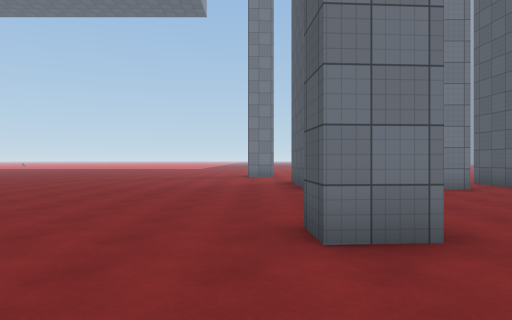
[1] (above)

22 first-person views from a walk through a Unity game level. The camera is 1.4 m above the floor, looks level and sees 70° across. The floor is counted in squares, 2 m on a side. Each view is taken from the middle of a square. On the plan, view 1 faces up. The plan holds only what a view shows up to about 11 squares ahead; the rest is blank. The place goes on beyond the plan. The player is left out. Some surface patterns are stand-ins.

[2]
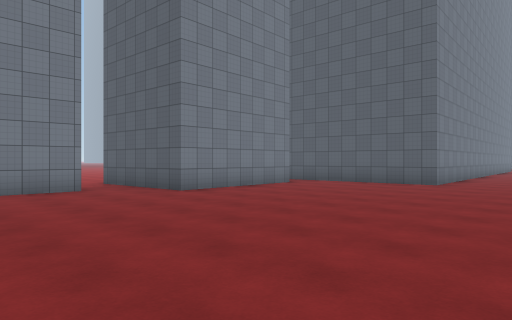

[3]
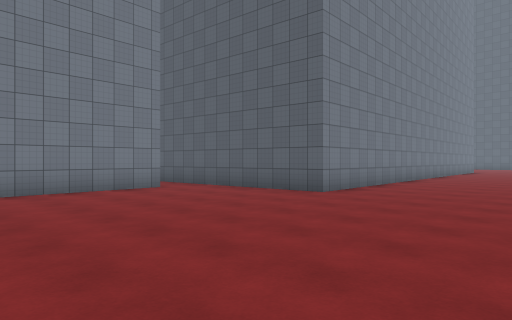

[4]
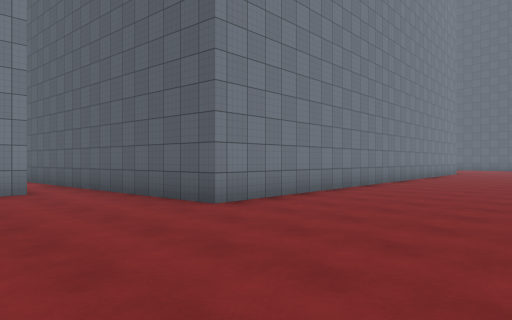

[5]
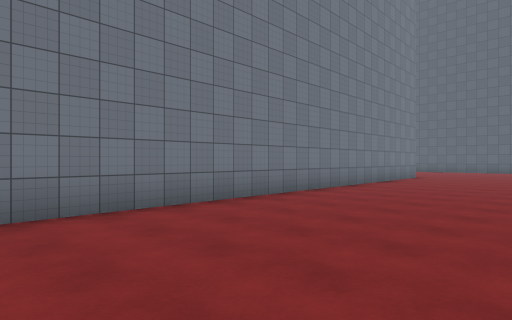

[6]
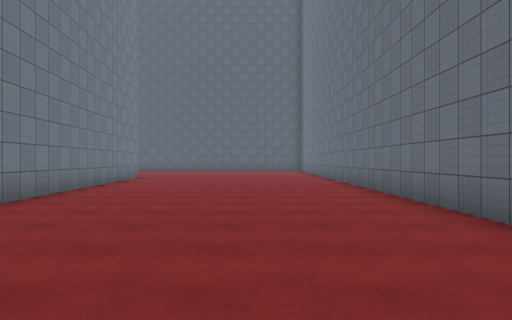

[7]
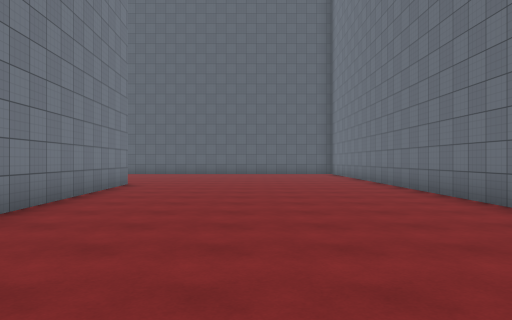

[8]
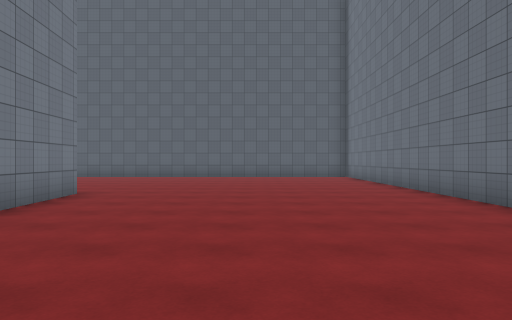

[9]
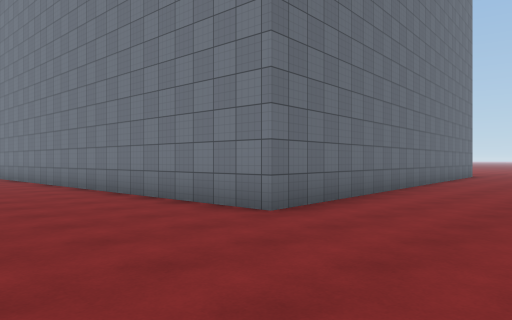

[10]
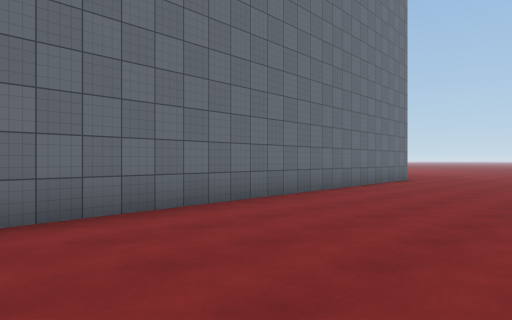

[11]
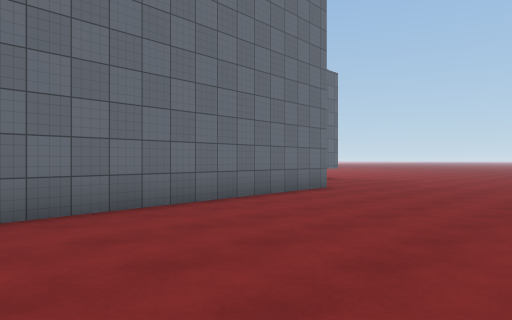

[12]
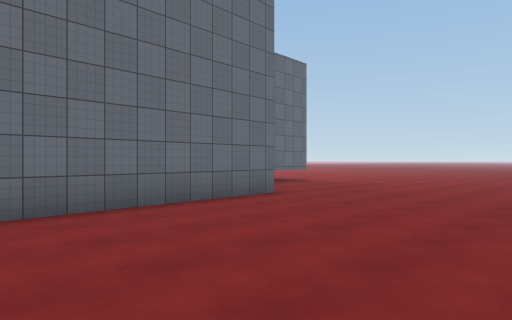

[13]
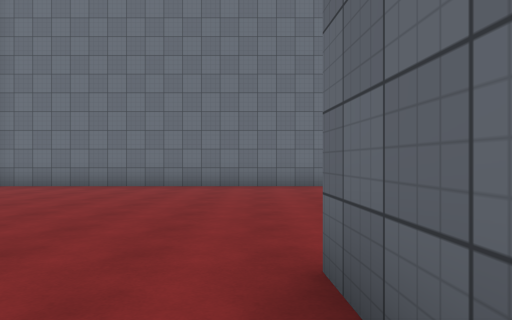

[14]
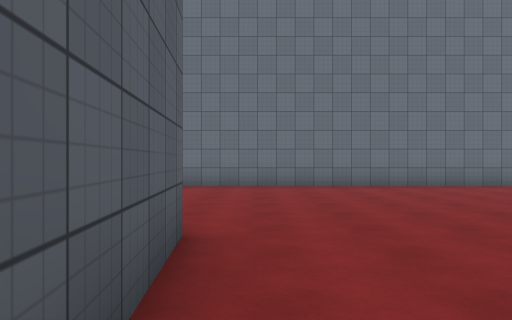

[15]
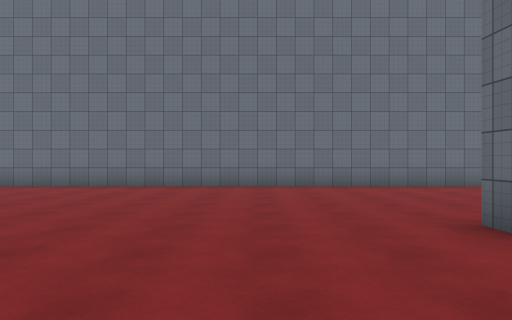

[16]
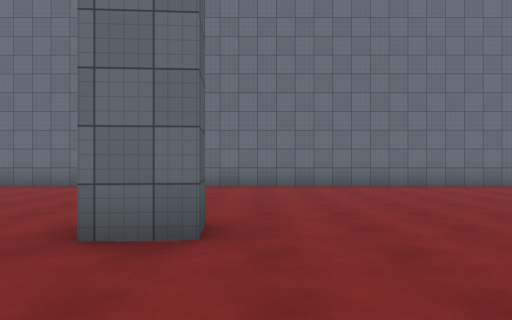

[17]
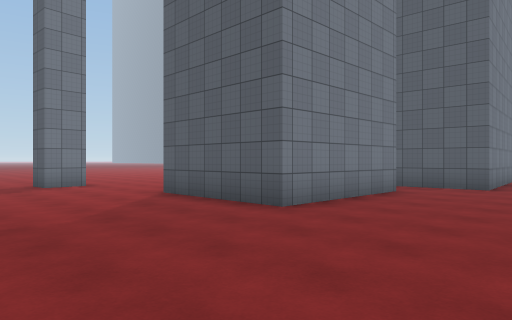

[18]
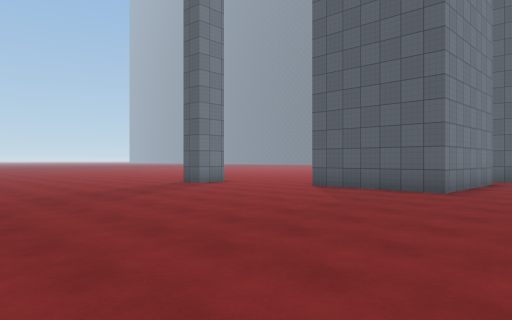

[19]
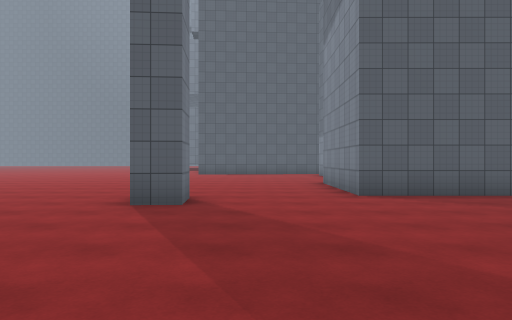

[20]
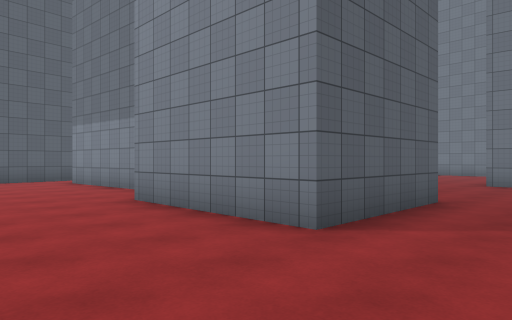

[21]
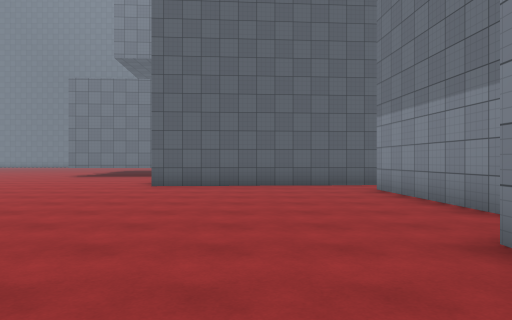

[22]
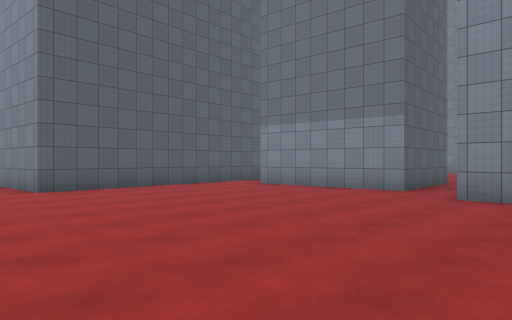

### Floor plan
Points are (right, up) in squares from view 1. A wall is a line through its corners. A room is listed if a view was taken in it or the views show most of it. See-through windows are left out.
Room 1 (views 1, 2, 3, 4, 5, 6, 7, 8, 9, 10, 11, 12, 13, 14, 15, 16, 17, 18, 19, 20, 21, 22)
walls: (11, 7.4) (6.7, 7.1) (6.5, 10.8) (10.8, 11.1); (5.1, 8.6) (1.1, 8.6) (1.2, 12) (5.1, 12); (1.5, 3.5) (1.6, 3.1) (0.6, 3) (0.5, 3.8) (1.6, 3.9); (0.8, 15.2) (-0.3, 15.1) (-0.4, 16.1); (17.9, -2.7) (33.6, -2.8); (-6.9, -2.7) (14, -2.7); (27.7, 18) (28.6, 4.7) (12.7, 3.6) (11.8, 16.8) (14.5, 17)

Where each view was taken, in squares from view 1:
view 1: 0 up, 0 right, facing up
view 2: 0 up, 2 right, facing up-right
view 3: 1 down, 6 right, facing up-right
view 4: 1 down, 9 right, facing up-right
view 5: 1 down, 14 right, facing up-right
view 6: 0 up, 14 right, facing right
view 7: 1 up, 18 right, facing right
view 8: 1 up, 21 right, facing right
view 9: 1 up, 32 right, facing up-left
view 10: 5 up, 33 right, facing up-left
view 11: 10 up, 33 right, facing up-left
view 12: 12 up, 33 right, facing up-left
view 13: 7 up, 29 right, facing down
view 14: 7 up, 12 right, facing down
view 15: 7 up, 4 right, facing down
view 16: 7 up, 0 right, facing down
view 17: 5 up, 3 left, facing up-right
view 18: 6 up, 7 left, facing up-right
view 19: 14 up, 6 left, facing right
view 20: 15 up, 1 left, facing down-right
view 21: 14 up, 2 right, facing right
view 22: 19 up, 3 right, facing down-right
